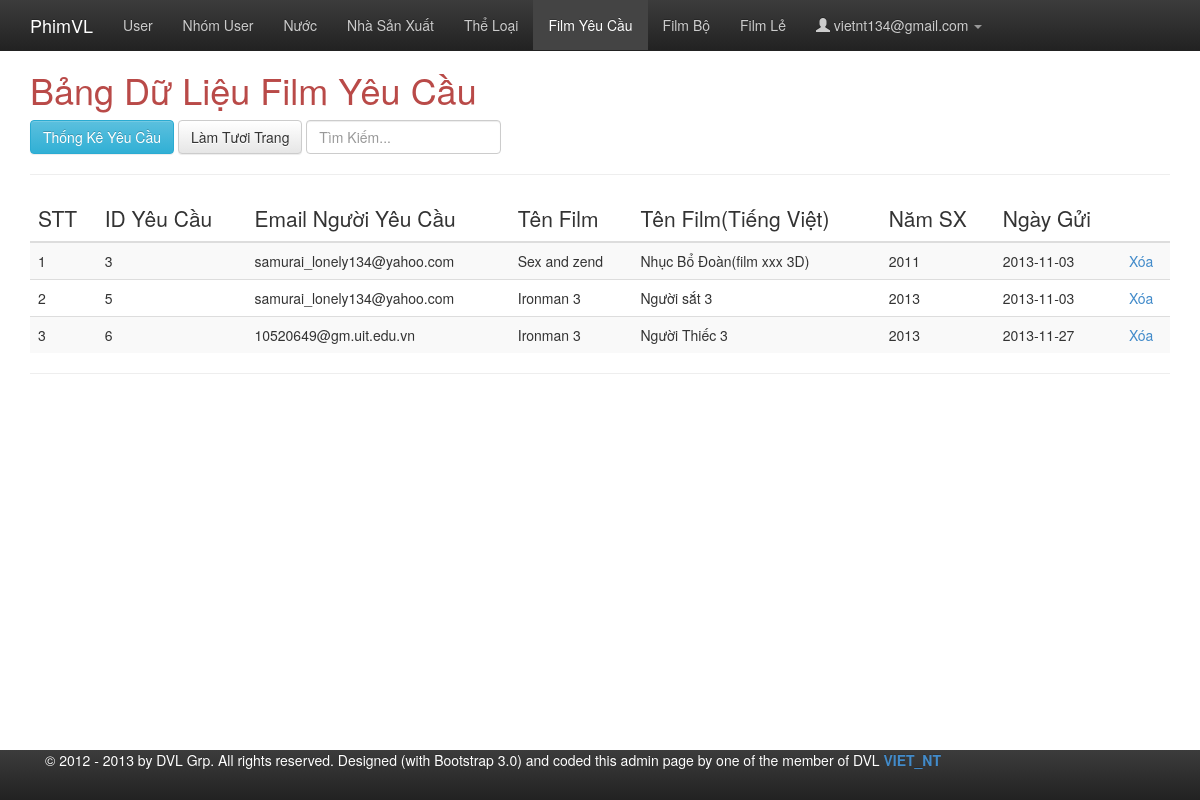
Screenshot of /admin/index-admin.php?changePage=6 (signed in) with the database file from the repository.
### tables this page shows
CREATE TABLE IF NOT EXISTS `film_yeucau` (
  `film_yeucau_id` int(11) NOT NULL AUTO_INCREMENT,
  `film_yeucau_user_id` int(11) NOT NULL,
  `film_yeucau_name` text NOT NULL,
  `film_yeucau_name_vi` text NOT NULL,
  `film_yeucau_namsx` int(11) NOT NULL,
  `film_yeucau_postdate` date NOT NULL DEFAULT '0000-00-00',
  PRIMARY KEY (`film_yeucau_id`),
  KEY `film_yeucau_user_id` (`film_yeucau_user_id`),
  KEY `film_yeucau_user_id_2` (`film_yeucau_user_id`)
);

CREATE TABLE IF NOT EXISTS `user` (
  `user_id` int(11) NOT NULL AUTO_INCREMENT,
  `user_email` varchar(255) NOT NULL,
  `user_password` varchar(45) NOT NULL,
  `user_level_id` int(11) NOT NULL,
  PRIMARY KEY (`user_id`),
  UNIQUE KEY `user_email_UNIQUE` (`user_email`),
  KEY `user_level_id` (`user_level_id`)
);

### admin/include/filmYeuCauForm.php (the view, shortened to what this page needs)
<div class="tab-pane active fade in" id="">
	<?php
	$query = "select film_yeucau_id,user.user_email,film_yeucau_name,film_yeucau_name_vi,film_yeucau_namsx,film_yeucau_postdate
	from user,film_yeucau where user.user_id = film_yeucau.film_yeucau_user_id order by user.user_id asc";
	$result = mysql_query($query);
	?>
	<h1 class="text-danger">Bảng Dữ Liệu Film Yêu Cầu</h1>
	<div class="btn-group">
		<a href="index-admin.php?changePage=10" class="btn btn-info">Thống Kê Yêu Cầu</a>
	</div>
	<div class="btn-group">
		<a href="index-admin.php?changePage=6" class="btn btn-default">Làm Tươi Trang</a>
	</div>
	<div class="btn-group">
		<input placeholder="Tìm Kiếm..." type="search" name="search" class="form-control" value="" id="id_search" />
	</div>
	<hr id="Six" />
	<div id="tableSix" class="table-responsive">
		<table class="table table-striped table-hover">
			<thead style="white-space: nowrap;">
				<tr>
					<th class="lead">STT</th>
					<th class="lead">ID Yêu Cầu</th>
					<th class="lead">Email Người Yêu Cầu</th>
					<th class="lead">Tên Film</th>
					<th class="lead">Tên Film(Tiếng Việt)</th>
					<th class="lead">Năm SX</th>
					<th class="lead">Ngày Gửi</th>
					<th>&nbsp;</th>
				</tr>
			</thead>
			<tbody>
				<?php
				$i = 1;
				if($result){
				while ($row = mysql_fetch_array($result)) {
				?>
				<tr>
					<td><?php echo($i++); ?></td>
					<td><?php echo($row['0'])?></td>
					<td><?php echo($row['1']); ?></td>
					<td><?php echo($row['2']); ?></td>
					<td><?php echo($row['3']); ?></td>
					<td><?php echo($row['4']); ?></td>
					<td><?php echo($row['5']); ?></td>
					<td>
						<a href="addEditDelete/deleteOneYeuCau.php?filmYeuCauID=<?php echo($row['0']); ?>&filmYeuCauName=<?php echo($row['3']); ?>">Xóa</a>
					</td>
				</tr>
				<?php
				}
				}
				?>
			</tbody>
		</table>
	</div>
	<hr />
</div>

### admin/css/docs.css (style rules this page uses)
body { position: relative; padding-top: 50px; }

### admin/js/wysibb/theme/default/wbbtheme.css (style rules this page uses)
html { height:100% !important; }

### rows the page displays
film_yeucau: film_yeucau_id "3", film_yeucau_user.user_email "samurai_lonely134@yahoo.com", film_yeucau_name "Sex and zend", film_yeucau_name_vi "Nhục Bổ Đoàn(film xxx 3D)", film_yeucau_namsx "2011", film_yeucau_postdate "2013-11-03"
film_yeucau: film_yeucau_id "5", film_yeucau_user.user_email "samurai_lonely134@yahoo.com", film_yeucau_name "Ironman 3", film_yeucau_name_vi "Người sắt 3", film_yeucau_namsx "2013", film_yeucau_postdate "2013-11-03"
film_yeucau: film_yeucau_id "6", film_yeucau_user.user_email "10520649@gm.uit.edu.vn", film_yeucau_name "Ironman 3", film_yeucau_name_vi "Người Thiếc 3", film_yeucau_namsx "2013", film_yeucau_postdate "2013-11-27"

### other values shown
$_SESSION["adminLog"] "vietnt134@gmail.com"
